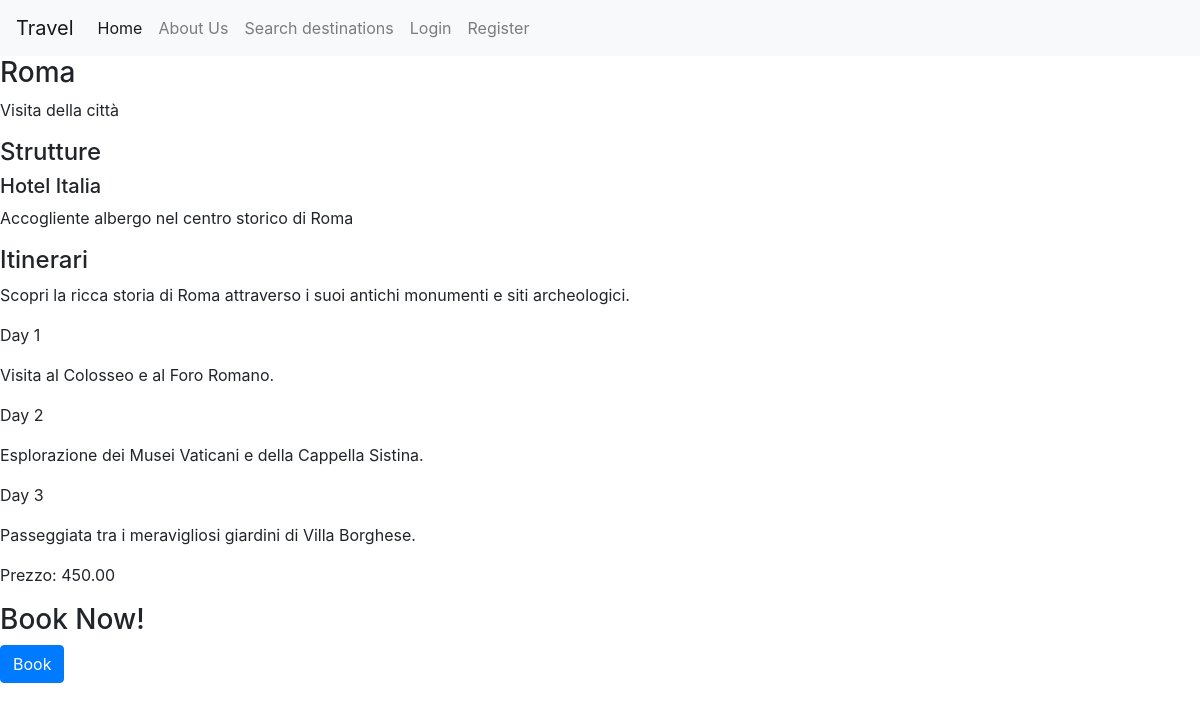
The app's page /destinations/Roma with its own data.
### travel/models.py (models this page shows, shortened)
class Destinazione(models.Model):
    destinazione_id = models.PositiveIntegerField(primary_key=True)
    nome = models.CharField(max_length=100)
    descrizione = models.TextField()
    paese = models.CharField(max_length=100)

class Struttura(models.Model):
    destinazione = models.ForeignKey(Destinazione, on_delete=models.CASCADE)
    nome = models.CharField(max_length=100)
    descrizione = models.TextField()
    indirizzo = models.CharField(max_length=200)
    telefono = models.CharField(max_length=20)

class Itinerario(models.Model):
    destinazione = models.ForeignKey(Destinazione, on_delete=models.CASCADE)
    titolo = models.CharField(max_length=100)
    descrizione = models.TextField()
    prezzo = models.DecimalField(max_digits=6, decimal_places=2, null=True)
    day1 = models.CharField(max_length=200, blank=True, null=True)
    day2 = models.CharField(max_length=200, blank=True, null=True)
    day3 = models.CharField(max_length=200, blank=True, null=True)
    day4 = models.CharField(max_length=200, blank=True, null=True)
    day5 = models.CharField(max_length=200, blank=True, null=True)
    day6 = models.CharField(max_length=200, blank=True, null=True)
    day7 = models.CharField(max_length=200, blank=True, null=True)

### travel/views.py (the view)
# urls.py: path('destinations/<str:nome>', views.destination_details, name='destination'),
def destination_details(request, nome):
    destinazione = Destinazione.objects.get(nome=nome)
    strutture = Struttura.objects.filter(destinazione=destinazione)
    itinerari = Itinerario.objects.filter(destinazione=destinazione)
    context = {
        "destinazione": destinazione,
        "strutture": strutture,
        "itinerari": itinerari,
    }
    return render(request, "travel/destination_details.html", context)

### template/travel/destination_details.html (shortened to what this page needs)
{% extends 'travel/base.html' %}
{% block content %}
    <h3>{{ destinazione.nome }}</h3>
    <p>{{ destinazione.descrizione }}</p>
    <h4>Strutture</h4>
    {% for struttura in strutture %}
        <div class="struttura">
            <h5>{{ struttura.nome }}</h5>
            <p>{{ struttura.descrizione}}</p>
        </div>
    {% endfor %}
    <h4>Itinerari</h4>
    {% for itinerario in itinerari %}
        <div class="itinerario">
            <p>{{ itinerario.descrizione}}</p>
            <p>Day 1</p>
            <p>{{ itinerario.day1 }}</p>
            {% if itinerario.day2 is not None %}
            <p>Day 2</p>
            <p>{{ itinerario.day2 }}</p>
            {% endif %}
            {% if itinerario.day3 is not None %}
            <p>Day 3</p>
            <p>{{ itinerario.day3 }}</p>
            {% endif %}
            <p>Prezzo: {{ itinerario.prezzo }}</p>
        </div>
    {% endfor %}
    <h3>Book Now!</h3>
    <form action="{% url 'add_prenotation' destinazione.nome %}" method="get">
        <button class="btn btn-primary" type="submit">Book</button>
    </form>
{% endblock %}

### records on screen
Destinazione: nome "Roma", descrizione "Visita della città"
Struttura: nome "Hotel Italia", descrizione "Accogliente albergo nel centro storico di Roma"
Itinerario: descrizione "Scopri la ricca storia di Roma attraverso i suoi antichi monumenti e siti archeologici.", day1 "Visita al Colosseo e al Foro Romano.", day2 "Esplorazione dei Musei Vaticani e della Cappella Sistina.", day3 "Passeggiata tra i meravigliosi giardini di Villa Borghese.", prezzo "450.00"
